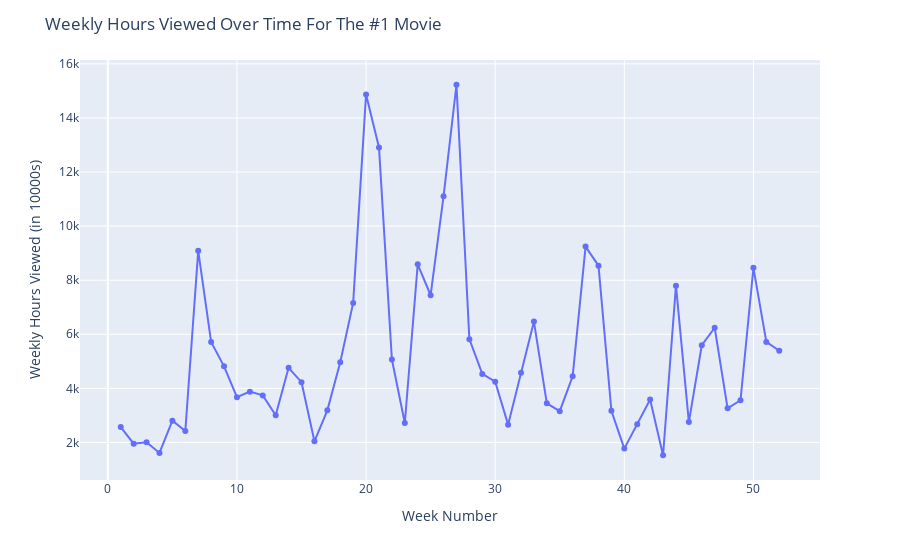

Write notebook code for a chart like this one.
### Code cell
import plotly.express as px


fig = px.line(df, x='week_number', y='weekly_hours_viewed/10000', markers=True, line_shape='linear', hover_data=['show_title'])

# Customize axis labels and title
fig.update_layout(
    xaxis_title='Week Number',
    yaxis_title='Weekly Hours Viewed (in 10000s)',
    title='Weekly Hours Viewed Over Time For The #1 Movie'
)

fig.update_traces(hovertemplate='Title: %{customdata[0]}')

# Show the plot
fig.show()

### Figure 1 — Plotly figure (JSON) as saved in the notebook; plotly's stock layout.template omitted (floating-point values rounded to 4 significant figures)
{"data": [{"customdata": [["Fatherhood"], ["Fear Street Part 1: 1994"], ["Fear Street Part 3: 1666"], ["Trollhunters: Rise of the Titans"], ["Resort to Love"], ["Aftermath"], ["The Kissing Booth 3"], ["Sweet Girl"], ["Sweet Girl"], ["He's All That"], ["Kate"], ["Kate"], ["Intrusion"], ["The Guilty"], ["The Guilty"], ["Venom"], ["Night Teeth"], ["Army of Thieves"], ["Army of Thieves"], ["Red Notice"], ["Red Notice"], ["Red Notice"], ["The Power of the Dog"], ["The Unforgivable"], ["The Unforgivable"], ["Don't Look Up"], ["Don't Look Up"], ["Don't Look Up"], ["Brazen"], ["The Royal Treatment"], ["The Royal Treatment"], ["The Tinder Swindler"], ["The Tinder Swindler"], ["The Tinder Swindler"], ["A Madea Homecoming"], ["The Weekend Away"], ["The Adam Project"], ["The Adam Project"], ["The Adam Project"], ["The Adam Project"], ["The In Between"], ["The In Between"], ["Choose or Die"], ["365 Days: This Day"], ["365 Days: This Day"], ["Senior Year"], ["Senior Year"], ["A Perfect Pairing"], ["Interceptor"], ["Hustle"], ["Hustle"], ["The Man from Toronto"]], "hovertemplate": "Title: %{customdata[0]}", "legendgroup": "", "line": {"color": "#636efa", "dash": "solid", "shape": "linear"}, "marker": {"symbol": "circle"}, "mode": "markers+lines", "name": "", "orientation": "v", "showlegend": false, "x": [1, 2, 3, 4, 5, 6, 7, 8, 9, 10, 11, 12, 13, 14, 15, 16, 17, 18, 19, 20, 21, 22, 23, 24, 25, 26, 27, 28, 29, 30, 31, 32, 33, 34, 35, 36, 37, 38, 39, 40, 41, 42, 43, 44, 45, 46, 47, 48, 49, 50, 51, 52], "xaxis": "x", "y": [2568, 1955, 2008, 1613, 2805, 2420, 9086, 5716, 4814, 3673, 3878, 3740, 3004, 4760, 4228, 2041, 3187, 4964, 7161, 14872, 12911, 5065, 2720, 8586, 7444, 11103, 15229, 5820, 4534, 4249, 2658, 4580, 6470, 3445, 3156, 4445, 9243, 8536, 3170, 1772, 2677, 3590, 1526, 7798, 2753, 5594, 6242, 3263, 3560, 8458, 5719, 5389], "yaxis": "y", "type": "scatter"}], "layout": {"xaxis": {"anchor": "y", "domain": [0, 1], "title": {"text": "Week Number"}}, "yaxis": {"anchor": "x", "domain": [0, 1], "title": {"text": "Weekly Hours Viewed (in 10000s)"}}, "legend": {"tracegroupgap": 0}, "margin": {"t": 60}, "title": {"text": "Weekly Hours Viewed Over Time For The #1 Movie"}}}
